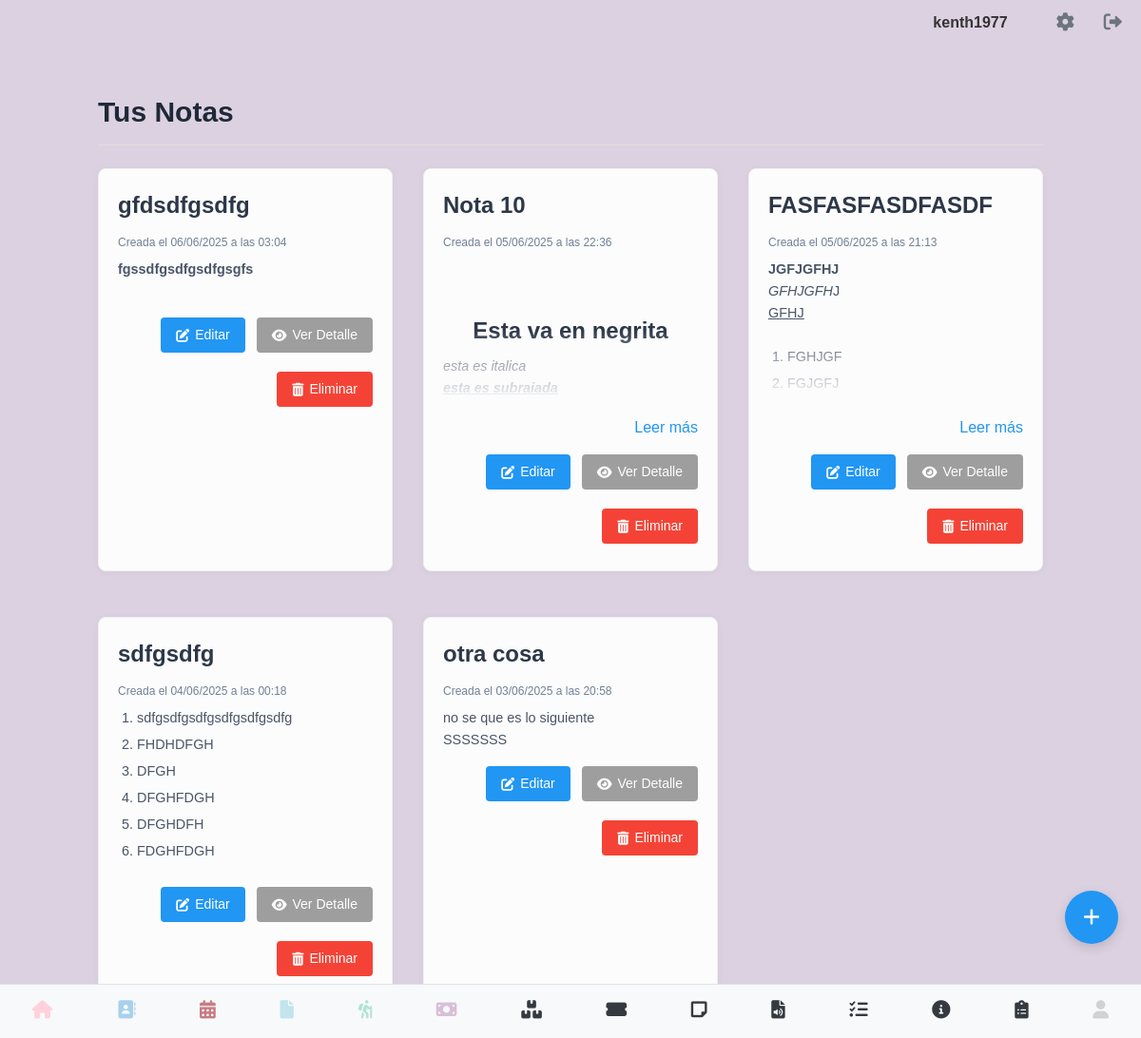
Page /ver_notas (signed in) on the earlier database version.
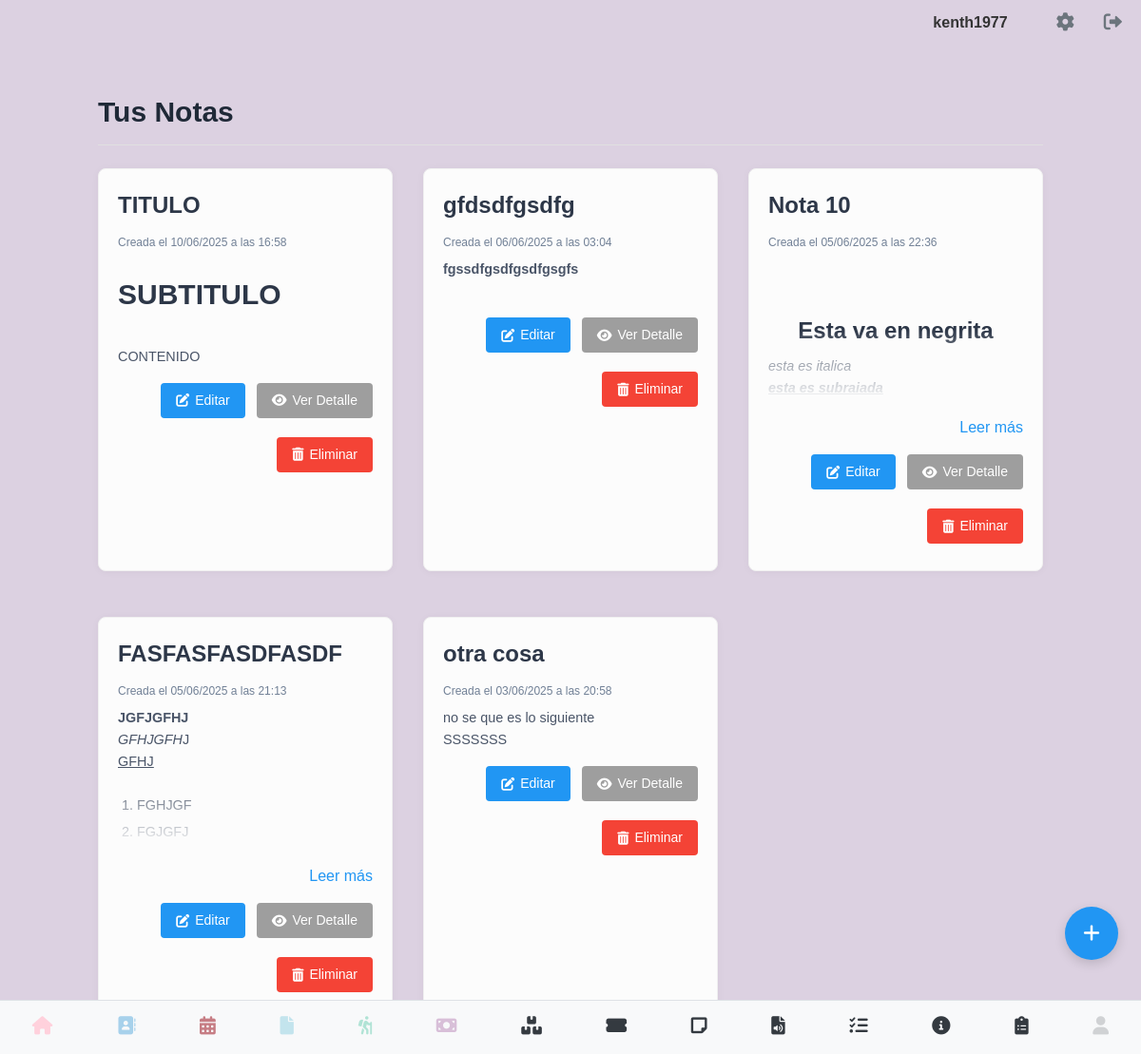
Same page on the later database version.
### models.py (models this page shows, shortened)
class User(UserMixin, db.Model):
    __tablename__ = 'users' # Nombre de la tabla es 'users'
    id = db.Column(db.Integer, primary_key=True)
    username = db.Column(db.String(80), unique=True, nullable=False)
    email = db.Column(db.String(120), unique=True, nullable=False)
    cedula = db.Column(db.String(20), unique=True, nullable=False)
    telefono = db.Column(db.String(20), nullable=False)
    password_hash = db.Column(db.String(128))
    image_filename = db.Column(db.String(255), nullable=True)
    @property
    def is_authenticated(self):
        return True

class Nota(db.Model):
    id = db.Column(db.Integer, primary_key=True)
    usuario_id = db.Column(db.Integer, db.ForeignKey('users.id'), nullable=False)
    titulo = db.Column(db.String(200), nullable=False)
    descripcion = db.Column(db.Text, nullable=False)
    fecha_creacion = db.Column(db.DateTime, default=datetime.utcnow)
    usuario = db.relationship('User', backref='notas', lazy=True)

### notas.py (the view)
@notas_bp.route('/ver_notas')
@login_required
def ver_notas():
    pastel_color = generate_pastel_color()
    user_notes = Nota.query.filter_by(usuario_id=current_user.id).order_by(Nota.fecha_creacion.desc()).all()
    csrf_token = generate_csrf()
    return render_template('ver_notas.html', user_notes=user_notes, pastel_color=pastel_color, csrf_token=csrf_token)

### app.py (called while the page is built)
@login_manager.user_loader
def load_user(user_id):
    return User.query.get(int(user_id))

### notas.py (called while the page is built)
def generate_pastel_color():
    import random
    r = random.randint(200, 255)
    g = random.randint(200, 255)
    b = random.randint(200, 255)
    return f"#{r:02x}{g:02x}{b:02x}"

### templates/ver_notas.html (shortened to what this page needs)
{% extends 'base.html' %}
{% block content %}
    <script src="https://cdn.tailwindcss.com"></script>
    <link rel="stylesheet" href="https://cdnjs.cloudflare.com/ajax/libs/font-awesome/6.0.0-beta3/css/all.min.css">
    <div class="container">
        <div class="header">
            <h1 class="text-3xl font-bold text-gray-800">Tus Notas</h1>
        </div>
        {% if user_notes %}
            <div class="grid grid-cols-1 md:grid-cols-2 lg:grid-cols-3 gap-8">
                {% for nota in user_notes %}
                <div class="note-card" id="note-card-{{ nota.id }}">
                    <div class="note-card-header">
                        <a href="{{ url_for('notas.notas_detail', nota_id=nota.id) }}" class="note-card-title">
                            {{ nota.titulo }}
                        </a>
                    </div>
                    <p class="note-card-meta">Creada el {{ nota.fecha_creacion.strftime('%d/%m/%Y a las %H:%M') }}</p>
                    <div class="note-content" id="note-content-{{ nota.id }}">
                        {{ nota.descripcion | safe }}
                    </div>
                    <div class="note-actions">
                        <a href="{{ url_for('notas.editar_nota', nota_id=nota.id) }}" class="btn btn-edit">
                            <i class="fas fa-edit"></i> Editar
                        </a>
                        <a href="{{ url_for('notas.notas_detail', nota_id=nota.id) }}" class="btn btn-detail">
                            <i class="fas fa-eye"></i> Ver Detalle
                        </a>
                        <form action="{{ url_for('notas.eliminar_nota', nota_id=nota.id) }}" method="POST" class="delete-form" style="display:inline;">
                            <button type="submit" class="btn btn-delete">
                                <i class="fas fa-trash-alt"></i> Eliminar
                            </button>
                        </form>
                    </div>
                </div>
                {% endfor %}
            </div>
        {% else %}
            <p class="text-center text-gray-600">No tienes notas creadas aún. ¡Crea una nueva para empezar!</p>
        {% endif %}
    </div>
    <a href="{{ url_for('notas.crear_nota') }}" class="floating-btn">
        <i class="fas fa-plus"></i>
    </a>
</div>
{% endblock %}

### templates/base.html (shortened to what this page needs)
<!DOCTYPE html>
<html lang="es">
<head>
    <link rel="stylesheet" type="text/css" href="{{ url_for('static', filename='css/main.css') }}">
    <link rel="stylesheet" href="https://cdn.jsdelivr.net/npm/sweetalert2@11/dist/sweetalert2.min.css">
</head>
<body>
    <div class="contactos-container">
    {% if current_user.is_authenticated %}
        <div class="top-right">
            <span class="username-display">{{ current_user.username }}</span>
            <a href="{{ url_for('perfil') }}" class="gear-icon"><i class="fas fa-cog"></i></a>
            <a href="{{ url_for('logout') }}" class="logout-icon"><i class="fas fa-sign-out-alt"></i></a>
        </div>
    {% endif %}
</div>
<div class="container-block">
    {% block content %}
    {% endblock %}
{% include "navbar.html" %}
</body>
</html>

### templates/navbar.html
<nav class="magic-navbar">
    <div class="magic-nav-buttons">
        <div class="magic-nav-button">
            <a href="{{ url_for('index') }}">
                <i class="fas fa-home"></i>
            </a>
        </div>
        <div class="magic-nav-button">
            <a href="{{ url_for('listar_contacto') }}">
                <i class="fa-solid fa-address-book"></i>
            </a>
        </div>
        <div class="magic-nav-button">
            <a href="{{ url_for('calendario') }}">
                <i class="fa-solid fa-calendar-days"></i>
            </a>
        </div>
        <div class="magic-nav-button">
            <a href="{{ url_for('ver_facturas') }}">
                <i class="fa-solid fa-file"></i>
            </a>
        </div>
        <div class="magic-nav-button">
            <a href="{{ url_for('ver_eventos') }}">
                <i class="fa-solid fa-person-hiking"></i>
            </a>
        </div>
        <div class="magic-nav-button">
            <a href="{{ url_for('pagos.ver_pagos') }}">
                <i class="fa-solid fa-money-bill"></i>
            </a>
        </div>
        <div class="magic-nav-button">
            <a href="{{ url_for('inventario_bp.ver_inventario') }}">
                <i class="fa-solid fa-boxes-stacked"></i>
            </a>
        </div>
        <div class="magic-nav-button">
            <a href="{{ url_for('rifas.lista_rifas') }}">
                <i class="fa-solid fa-ticket-alt"></i>
            </a>
        </div>
        <div class="magic-nav-button">
            <a href="{{ url_for('notas.ver_notas') }}">
                <i class="fa-solid fa-note-sticky"></i>
            </a>
        </div>
        <div class="magic-nav-button">
            <a href="{{ url_for('player.ver_archivos') }}">
                <i class="fa-solid fa-file-audio"></i>
            </a>
        </div>
        <div class="magic-nav-button">
            <a href="{{ url_for('gestor.ver_proyectos') }}">
                <i class="fa-solid fa-list-check"></i>
            </a>
        </div>
        <div class="magic-nav-button">
            <a href="{{ url_for('info.ver_info') }}">
                <i class="fa-solid fa-info-circle"></i>
            </a>
        </div>
        <div class="magic-nav-button">
            <a href="{{ url_for('abonos.ver_lista') }}">
                <i class="fa-solid fa-clipboard-list"></i>
            </a>
        </div>
        <div class="magic-nav-button">
            {% if current_user.is_authenticated %}
                <a href="#" style="pointer-events: none; opacity: 0.2;">
                    <i class="fas fa-user"></i>
                </a>
            {% else %}
                <a href="{{ url_for('login') }}">
                    <i class="fas fa-sign-in-alt"></i>
                </a>
            {% endif %}
        </div>
    </div>
</nav>

### static/css/navbar.css (style rules this page uses)
.magic-navbar { background-color: #f8f9fa; color: #343a40; padding: 0.5rem 0; position: fixed; bottom: 0; left: 0; width: 100%; z-index: 1000; border-top: 1px solid #dee2e6; }
.magic-nav-buttons { display: flex; justify-content: space-around; align-items: center; }
.magic-nav-button { flex-grow: 1; text-align: center; padding: 0.5rem 0; }
.magic-nav-button a { display: block; color: inherit; text-decoration: none; }
.magic-nav-button i { font-size: 1.2rem; margin-bottom: 0.2rem; }
.magic-nav-button:nth-child(1) i { color: #FFD1DC; }
.magic-nav-button:nth-child(2) i { color: #A7D1EB; }
.magic-nav-button:nth-child(3) i { color: #c67D84; }
.magic-nav-button:nth-child(4) i { color: #C3E4ED; }
.magic-nav-button:nth-child(5) i { color: #B0E3D5; }
.magic-nav-button:nth-child(6) i { color: #D8BFD8; }

### static/css/base.css (style rules this page uses)
body { font-family: sans-serif; margin: 0; }
.container-block { margin-top:80px; padding: 20px; }
.top-right { position: absolute; top: 10px; right: 20px; display: flex; align-items: center; }
.gear-icon, .logout-icon { font-size: 24px; text-decoration: none; color: #333; margin-left: 15px; }
.username-display { margin-right: 20px; font-weight: bold; color: #333; }

### static/css/perfil.css (style rules this page uses)
body { font-family: sans-serif; margin: 20px; }

### static/css/calendario.css (style rules this page uses)
.floating-btn { position: fixed; bottom: 20px; right: 20px; background-color: #007bff; color: white; border-radius: 50%; width: 56px; height: 56px; display: flex; justify-content: center; align-items: center; font-size: 24px; box-shadow: 0 2px 5px rgba(0, 0, 0, 0.2); z-index: 1000; text-decoration: none; margin-bottom: 75px; }

### static/css/listar_contacto.css (style rules this page uses)
.contactos-container { font-family: Arial, sans-serif; color: #333; }
.contactos-container .top-right { display: flex; justify-content: flex-end; align-items: center; gap: 1rem; padding-bottom: 1rem; }
.contactos-container .username-display { font-weight: bold; }
.contactos-container .gear-icon, .contactos-container .logout-icon { color: #6c757d; font-size: 1.2rem; text-decoration: none; }

### templates/ver_notas.html (style rules this page uses)
.header { border-bottom: 1px solid #e0e0e0; padding-bottom: 1rem; margin-bottom: 1.5rem; display: flex; justify-content: space-between; align-items: center; }
.note-card { background-color: #fcfcfc; border: 1px solid #f0f0f0; border-radius: 8px; padding: 1.25rem; margin-bottom: 1rem; box-shadow: 0 1px 8px rgba(0, 0, 0, 0.04); transition: transform 0.2s ease, box-shadow 0.2s ease; }
.note-card-header { display: flex; justify-content: space-between; align-items: center; margin-bottom: 0.75rem; }
.note-card-title { font-size: 1.5rem; font-weight: 600; color: #2d3748; text-decoration: none; }
.note-card-meta { font-size: 0.75rem; color: #718096; margin-bottom: 0.5rem; }
.note-content { font-size: 0.9rem; color: #4a5568; line-height: 1.6; margin-bottom: 1rem; position: relative; overflow: hidden; }
.note-content.collapsed { max-height: 150px; mask-image: linear-gradient(to bottom, black 50%, transparent 100%); -webkit-mask-image: linear-gradient(to bottom, black 50%, transparent 100%); }
.note-actions { display: flex; justify-content: flex-end; gap: 0.75rem; flex-wrap: wrap; margin-top: 1rem; }
.note-actions .btn { padding: 0.5rem 1rem; border-radius: 4px; font-size: 0.875rem; font-weight: 500; text-decoration: none; display: inline-flex; align-items: center; gap: 6px; cursor: pointer; border: none; transition: background-color 0.3s ease, transform 0.2s ease; margin-bottom: 0.5rem; }
.btn-edit { background-color: #2196F3; color: white; }
.btn-delete { background-color: #F44336; color: white; }
.btn-detail { background-color: #9E9E9E; color: white; }
.note-content ul:not(.checkbox-list), .note-content ol { padding-left: 20px; margin-bottom: 10px; list-style-position: outside; }
.note-content ol { list-style-type: decimal; }
.note-content li:not(.checkbox-list li) { margin-bottom: 5px; }
.note-content h2 { font-size: 1.875rem; font-weight: 600; margin-top: 1.25rem; margin-bottom: 0.8rem; color: #2d3748; }
.note-content h3 { font-size: 1.5rem; font-weight: 600; margin-top: 1rem; margin-bottom: 0.7rem; color: #2d3748; }
.floating-btn { position: fixed; bottom: 1.5rem; right: 1.5rem; background-color: #2196F3; color: white; padding: 1rem; border-radius: 9999px; font-size: 1.25rem; width: 56px; height: 56px; box-shadow: 0 4px 12px rgba(0, 0, 0, 0.15); display: flex; align-items: center; justify-content: center; cursor: pointer; transition: background-color 0.3s ease, transform 0.2s ease, box-shadow 0.3s ease; z-index: 50; border: none; text-decoration: none; }

Differences in the rows shown:
removed Nota: titulo "sdfgsdfg", fecha_creacion "04/06/2025 a las 00:18", descripcion "sdfgsdfgsdfgsdfgsdfgsdfg FHDHDFGH DFGH DFGHFDGH DFGHDFH FDGHFDGH"
added Nota: titulo "TITULO", fecha_creacion "10/06/2025 a las 16:58", descripcion "SUBTITULO CONTENIDO"
